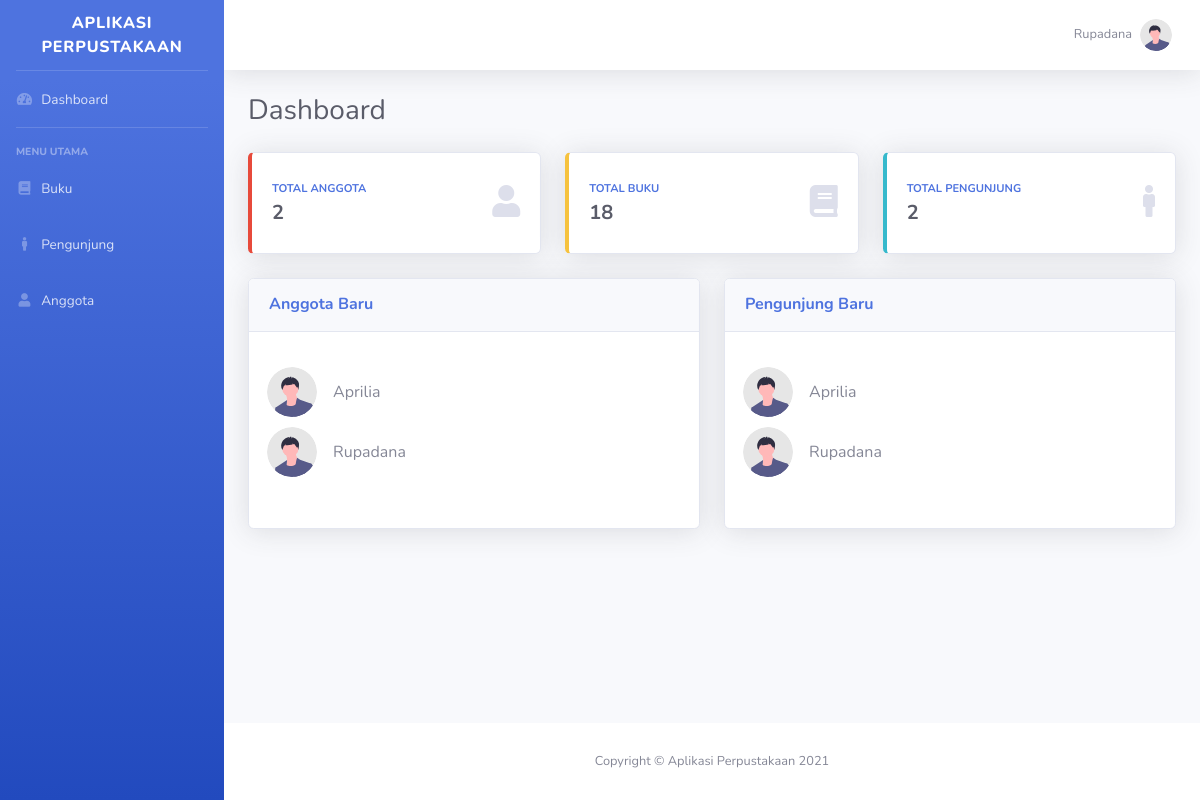
/index.php (signed in), run on the app's committed database.
### tables this page shows
CREATE TABLE `data_anggota` (
  `id` int NOT NULL,
  `email` varchar(100) NOT NULL,
  `nama` varchar(150) NOT NULL,
  `jk` varchar(2) NOT NULL,
  `kelas` varchar(5) NOT NULL,
  `alamat` varchar(250) NOT NULL,
  `foto` varchar(75) NOT NULL,
  `tanggal_lahir` date DEFAULT NULL
);

CREATE TABLE `pengunjung` (
  `id` int NOT NULL,
  `keperluan` varchar(15) NOT NULL,
  `cari` varchar(255) NOT NULL,
  `saran` varchar(255) NOT NULL,
  `tgl_kunjung` date NOT NULL,
  `id_anggota` int NOT NULL
);

### functions/database.php (called while the page is built, shortened)
<?php
class DB
{
    static public $_table;
    static private $pdo;
    static private $_join = [];
    static private $_orderby = "";
    static private $_take = 0;
    static private $_select = "*";
    public static function table($tb)
    {
        try {
            self::$_join = [];
            self::$_select = "*";
            self::$_orderby = "";
            self::$_take = 0;
            self::$_table = $tb;
            if (!self::$pdo) {
                $host = config("database.host");
                $dbname = config("database.database");
                $user = config("database.username");
                $pass = config("database.password");
                self::$pdo = new PDO("mysql:host=$host;dbname=$dbname;", $user, $pass);
            }
        } catch (PDOException $e) {
            echo 'KONEKSI GAGAL' . $e->getMessage();
        }
        return new static();
    }
    public static function select($_select = "*")
    {
        self::$_select = $_select;
        return new static();
    }
    public static function get()
    {
        $row = self::$pdo->prepare(self::raw_query("get"));
        $row->execute();
        $rowCount = $row->rowCount();
        if ($rowCount > 0) {
            return $row->fetchAll(PDO::FETCH_ASSOC);
        } else {
            return [];
        }
    }
    public static function first()
    {
        $row = self::$pdo->prepare(self::raw_query("get"));
        $row->execute();
        $rowCount = $row->rowCount();
        if ($rowCount > 0) {
            return $row->fetch(PDO::FETCH_ASSOC);
        } else {
            return null;
        }
    }
    public static function join($relation, $columna, $columnb)
    {
        self::$_join[] = " inner join $relation on $columna=$columnb";
        return new static();
    }
    public static function orderBy($column, $scending)
    {
        self::$_orderby = " ORDER BY $column $scending";
        return new static();
    }
    public static function take($total)
    {
        self::$_take = $total;
        return new static();
    }
    public static function raw_query($type = "")
    {
        $query = "";
        $_table = self::$_table;
        switch ($type) {
            case 'get':
                $_select = gettype(self::$_select) == "array" ? implode(",", self::$_select) : self::$_select;
                $query = "select $_select from $_table";
                foreach (self::$_join as $key => $value) {
                    $query .= $value;
                }
                $query .= self::$_orderby;
                if (self::$_take > 0) {
                    $query .= " LIMIT " . self::$_take;
                }
                break;
        }
        return $query;
    }
}

### models/query.php (called while the page is built, shortened)
<?php
class Query
{
    protected static $table = "";
    public static function count()
    {
        $dataCount = DB::table(static::$table)->select("count(*) as total")->first();
        if ($dataCount) {
            return (int)$dataCount['total'];
        } else {
            return 0;
        }
    }
}

### helpers/load_config.php (called while the page is built)
<?php
$config = [];
foreach (glob(__DIR__ . "/../config/*.php") as $key => $value) {
    $data = explode("/", $value);
    $config[substr($data[count($data) - 1], 0, -4)] = require($value);
}
return $config;

### config/app.php (called while the page is built)
<?php
return [
    "name" => "Aplikasi Perpustakaan",
    "url" => "http://localhost:8000",
    "view-only" => [],
];

### config/database.php (called while the page is built)
<?php
return [
    "host" => "db",
    "username" => "aplikasi-perpustakaan",
    "password" => "1jbsUYlINLhAYiXMHp/7jJJ4uXc=",
    "database" => "db_perpustakaan"
];

### helpers/loaders.php (called while the page is built, shortened)
<?php
if (!function_exists("config")) {
    function config($arg)
    {
        $cfg = require(__DIR__ .  "/load_config.php");
        $args = explode(".", $arg);
        $data = "";
        try {
            foreach ($args as $key => $v) {
                if ($data != '') {
                    $data = $data[$v];
                } else {
                    $data = $cfg[$v];
                }
            }
        } catch (\Throwable $th) {
            $data = "";
        }
        return $data;
    }
}

### models/anggota.php (called while the page is built, shortened)
<?php
class Anggota extends Query
{
    protected static $table = "data_anggota";
    public static function getAnggotaBaru()
    {
        return DB::table(static::$table)->orderBy("id", "desc")->take(5)->get();
    }
}

### models/pengunjung.php (called while the page is built, shortened)
<?php
class Pengunjung extends Query
{
    protected static $table = "pengunjung";
    public static function getPengunjungBaru()
    {
        return DB::table(self::$table)->select([
            "pengunjung.*",
            "data_anggota.nama",
            "data_anggota.kelas",
            "data_anggota.foto",
        ])->join("data_anggota", "data_anggota.id", "pengunjung.id_anggota")->orderBy("pengunjung.id", 'desc')->take(5)->get();
    }
}

### views/layouts/home.php (the view, shortened to what this page needs)
<div class="d-sm-flex align-items-center justify-content-between mb-4">
	<h1 class="h3 mb-0 text-gray-800">Dashboard</h1>
</div>
<?php
if ($_SESSION['admin']['role'] == 'admin') {
	$anggotaBarus = Anggota::getAnggotaBaru();
	$pengunjungBarus = Pengunjung::getPengunjungBaru();
?>
	<div class="row">
		<div class=" col-md-4 mb-4">
			<div class="card border-left-danger shadow h-100 py-2">
				<div class="card-body">
					<div class="row no-gutters align-items-center">
						<div class="col mr-2">
							<div class="text-xs font-weight-bold text-primary text-uppercase mb-1">
								Total Anggota
							</div>
							<div class="h5 mb-0 font-weight-bold text-gray-800"><?= Anggota::count() ?></div>
						</div>
						<div class="col-auto">
							<i class="fas fa-user fa-2x text-gray-300"></i>
						</div>
					</div>
				</div>
			</div>
		</div>
		<div class=" col-md-4 mb-4">
			<div class="card border-left-warning shadow h-100 py-2">
				<div class="card-body">
					<div class="row no-gutters align-items-center">
						<div class="col mr-2">
							<div class="text-xs font-weight-bold text-primary text-uppercase mb-1">
								Total Buku
							</div>
							<div class="h5 mb-0 font-weight-bold text-gray-800"><?= Buku::count() ?></div>
						</div>
						<div class="col-auto">
							<i class="fas fa-book fa-2x text-gray-300"></i>
						</div>
					</div>
				</div>
			</div>
		</div>
		<div class=" col-md-4 mb-4">
			<div class="card border-left-info shadow h-100 py-2">
				<div class="card-body">
					<div class="row no-gutters align-items-center">
						<div class="col mr-2">
							<div class="text-xs font-weight-bold text-primary text-uppercase mb-1">
								Total Pengunjung
							</div>
							<div class="h5 mb-0 font-weight-bold text-gray-800"><?= Pengunjung::count() ?></div>
						</div>
						<div class="col-auto">
							<i class="fas fa-male fa-2x text-gray-300"></i>
						</div>
					</div>
				</div>
			</div>
		</div>
	</div>
	<div class="row">
		<div class="col-md-6 col-12">
			<div class="card shadow mb-4">
				<div class="card-header py-3">
					<h6 class="m-0 font-weight-bold text-primary">Anggota Baru</h6>
				</div>
				<div class="card-body">
					<ul class="list-anggotas">
						<?php
						foreach ($anggotaBarus as $key => $anggota) {
						?>
							<li>
								<div class="row align-items-center">
									<img class="img-profile rounded-circle mr-3" width="50px" src="<?= $anggota['foto'] ?>" onerror="this.src = '/assets/img/undraw_profile.svg'">
									<span>
										<?= $anggota['nama'] ?>
									</span>
								</div>
							</li>
						<?php
						} ?>
					</ul>
				</div>
			</div>
		</div>
		<div class="col-md-6 col-12">
			<div class="card shadow mb-4">
				<div class="card-header py-3">
					<h6 class="m-0 font-weight-bold text-primary">Pengunjung Baru</h6>
				</div>
				<div class="card-body">
					<ul class="list-anggotas">
						<?php
						foreach ($pengunjungBarus as $key => $anggota) {
						?>
							<li>
								<div class="row align-items-center">
									<img class="img-profile rounded-circle mr-3" width="50px" src="<?= $anggota['foto'] ?>" onerror="this.src = '/assets/img/undraw_profile.svg'">
									<span>
										<?= $anggota['nama'] ?>
									</span>
								</div>
							</li>
						<?php
						}
						?>
					</ul>
				</div>
			</div>
		</div>
	</div>
<?php } ?>

### assets/css/custom.css (style rules this page uses)
.list-anggotas { list-style-type: none; padding: 10px; }
.list-anggotas li { padding: 5px 0; }

### data on the page
data_anggota: nama "Aprilia"
data_anggota: nama "Rupadana"
pengunjung: data_anggota.nama "Aprilia"
pengunjung: data_anggota.nama "Rupadana"

### other printed values
config("app.name") "APLIKASI PERPUSTAKAAN"
$_SESSION['admin']['nama'] "Rupadana"
Anggota::count() "2"
Buku::count() "18"
Pengunjung::count() "2"
config("app.name") "Aplikasi Perpustakaan"
